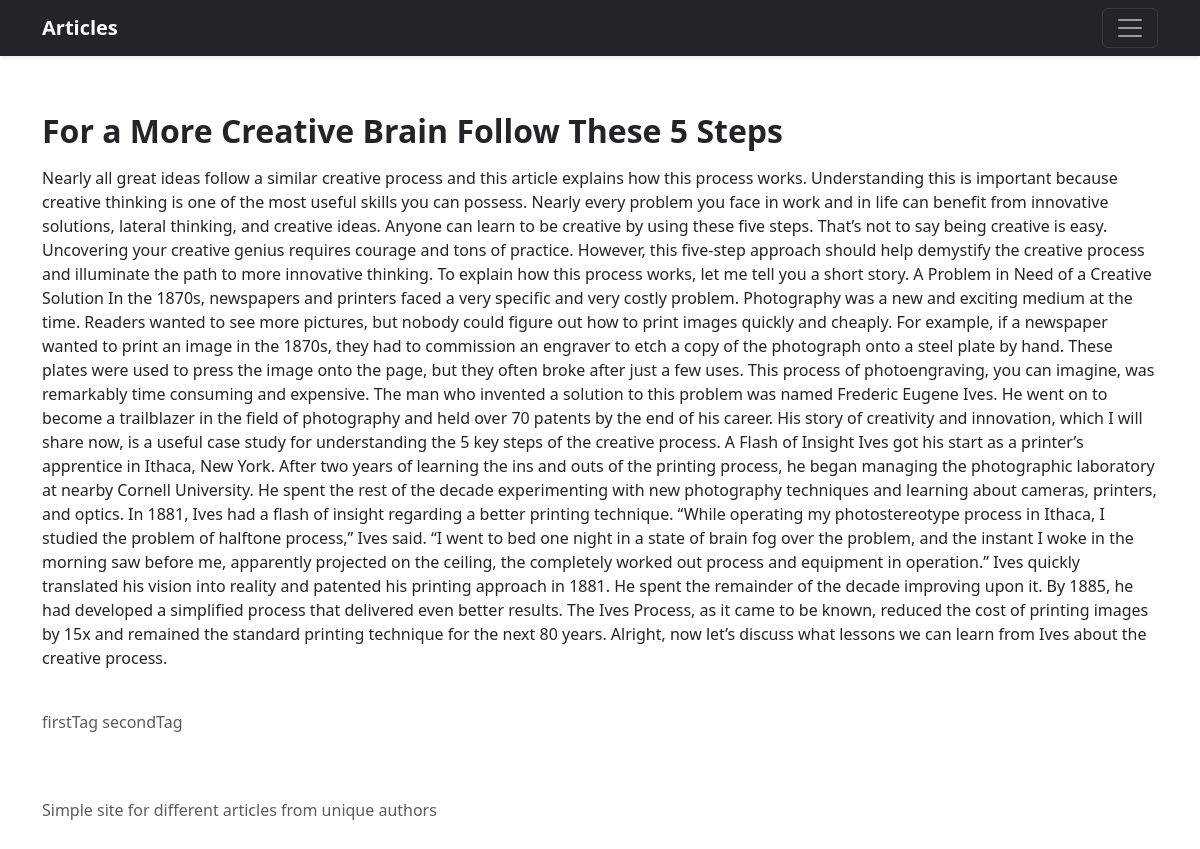
The app's page /article/1/, older data.
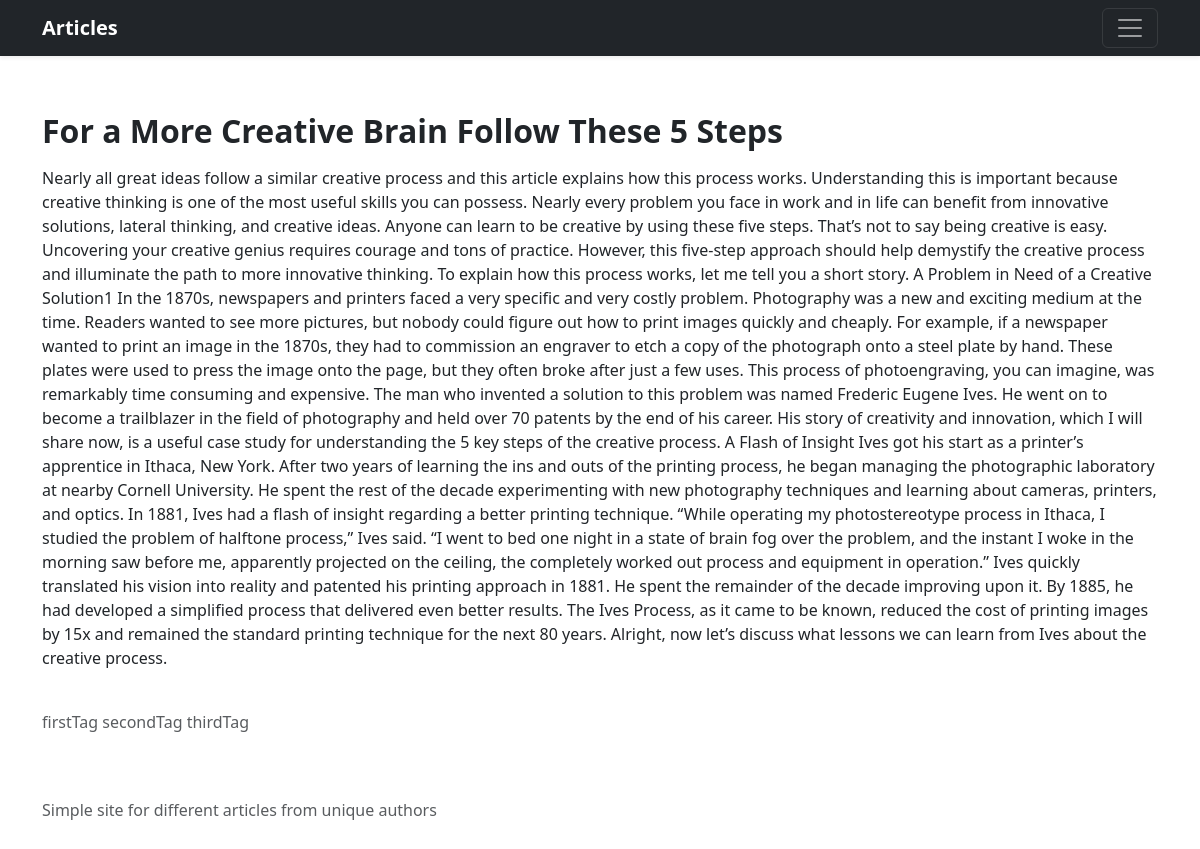
The same page, newer data.
### blog/models.py (models this page shows, shortened)
class Article(models.Model):
    title = models.CharField(max_length=100)
    text = models.TextField()
    author = models.ForeignKey(User, on_delete=models.SET_NULL, null=True)
    tags = models.ManyToManyField('Tag', blank=True)
    date = models.DateTimeField(default=datetime.datetime.now)

class Tag(models.Model):
    tag = models.CharField(max_length=50)
    def __str__(self):
        return self.tag

### blog/views.py (the view)
# urls.py: path('article/<int:pk>/', ArticleDetailView.as_view(), name='articleDetail'),
class ArticleDetailView(TemplateView):
    template_name = 'blog/article_detail.html'
    def get(self, request, pk):
        article = get_articles(pk=pk)
        return render(request, self.template_name, get_context_from_articles(article))

### blog/views.py (called while the page is built)
def get_articles(**kwargs):
    return Article.objects.filter(**kwargs)

def get_context_from_articles(articles):
    if not articles:
        context = {'message': 'Article(s) does not exist(s)'}
    else:
        context = {'articles': articles}
    return context

### templates/blog/article_detail.html
{% extends 'base.html' %}
{% block content %}
    {% if articles %}
        {% for article in articles %}
            <br>
            <h2><p><strong>{{ article.title }}</strong></p></h2>
            <p class="text-break">{{ article.text }}</p>
            <br>
            <p class="text-muted"> {% for tag in article.tags.all %} {{ tag }} {% endfor %}</p>
        {% endfor %}
    {% endif %}
{% endblock content %}

### templates/base.html (shortened to what this page needs)
{% load static %}
<!DOCTYPE html>
<html lang="en">
<head>
    <link rel="stylesheet" href="https://stackpath.bootstrapcdn.com/bootstrap/5.0.0-alpha1/css/bootstrap.min.css"
>
    <link href="../assets/dist/css/bootstrap.min.css" rel="stylesheet">
    <link rel="stylesheet" href="{% static 'blog/css/main.css' %}">
</head>
<body>
<header>
    <div class="navbar navbar-dark bg-dark shadow-sm">
        <div class="container">
            <a href="{% url 'mainPage' %}" class="navbar-brand d-flex align-items-center">
            <strong>Articles</strong>
            </a>
            <button class="navbar-toggler" type="button" data-bs-toggle="collapse" data-bs-target="#navbarHeader"
                    aria-controls="navbarHeader" aria-expanded="false" aria-label="Toggle navigation">
                <span class="navbar-toggler-icon"></span>
            </button>
        </div>
    </div>
</header>
<div class="container">
<br>
    {% block content %}
    {% endblock content %}
</div>
<footer class="text-muted py-5">
    <div class="container">
        <p class="mb-1">Simple site for different articles from unique authors</p>
    </div>
</footer>
</body>
</html>

### static/blog/css/main.css (style rules this page uses)
a { text-decoration: none; }

Row changes from the older to the newer data that the page shows:
changed Article "For a More Creative Brain Follow These 5 Steps": gains Tag (tag "thirdTag"); text "…Need of a Creative Solution In the 1870s, newspapers…" → "…Need of a Creative Solution1 In the 1870s, newspapers…"
